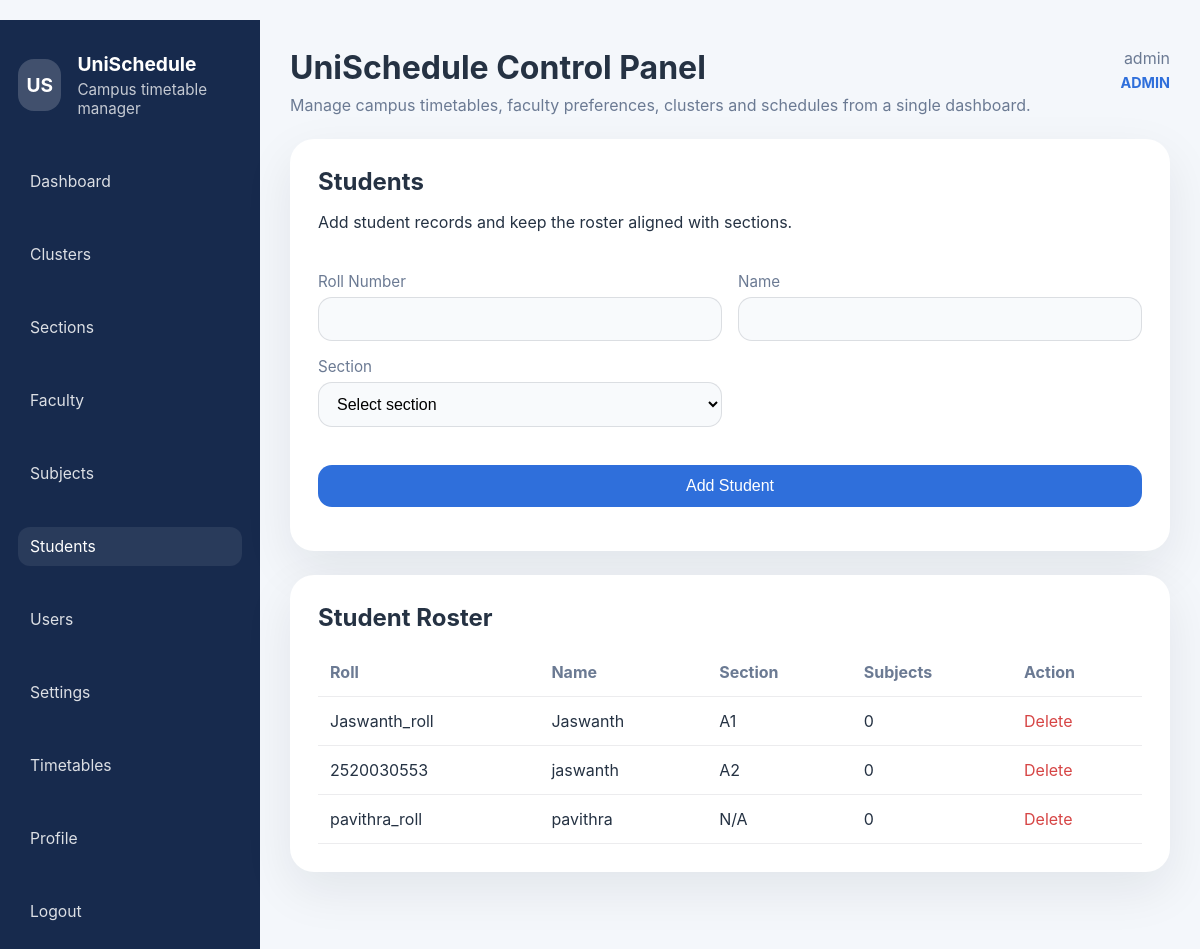
/students (signed in), run on the app's committed database.
### app.py (models this page shows, shortened)
class User(UserMixin, db.Model):
    id = db.Column(db.Integer, primary_key=True)
    username = db.Column(db.String(120), unique=True, nullable=False)
    password = db.Column(db.String(255), nullable=False)
    role = db.Column(db.String(20), nullable=False)

class Student(db.Model):
    id = db.Column(db.Integer, primary_key=True)
    roll_number = db.Column(db.String(80), unique=True)
    name = db.Column(db.String(120), nullable=False)
    section_id = db.Column(db.Integer, db.ForeignKey('section.id'))
    section = db.relationship('Section', back_populates='students')
    subjects = db.relationship('Subject', secondary=student_subject, back_populates='students')

class Section(db.Model):
    id = db.Column(db.Integer, primary_key=True)
    name = db.Column(db.String(40), unique=True, nullable=False)
    cluster_id = db.Column(db.Integer, db.ForeignKey('cluster.id'))
    subjects = db.relationship('Subject', secondary=section_subject, back_populates='sections')
    students = db.relationship('Student', back_populates='section', lazy=True)

### app.py (the view, shortened to what this page needs)
@app.route('/students', methods=['GET', 'POST'])
@login_required
def manage_students():
    if not admin_only():
        flash('Unauthorized access.', 'danger')
        return redirect(url_for('dashboard'))
    sections = Section.query.order_by(Section.name).all()
    students = Student.query.order_by(Student.name).all()
    return render_template('students.html', students=students, sections=sections)

### app.py (called while the page is built)
def admin_only():
    return current_user.is_authenticated and current_user.role == ROLE_ADMIN

@login_manager.user_loader
def load_user(user_id):
    return User.query.get(int(user_id))

@app.context_processor
def inject_user_roles():
    return {
        'role_admin': ROLE_ADMIN,
        'role_student': ROLE_STUDENT
    }

### templates/students.html (shortened to what this page needs)
{% extends 'base.html' %}
{% block content %}
<div class="panel">
    <div class="panel-header">
        <div>
            <h2>Students</h2>
            <p>Add student records and keep the roster aligned with sections.</p>
        </div>
    </div>
    <form method="post" class="form-panel">
        <div class="form-grid">
            <div>
                <label>Roll Number</label>
                <input type="text" name="roll" required>
            </div>
            <div>
                <label>Name</label>
                <input type="text" name="name" required>
            </div>
            <div>
                <label>Section</label>
                <select name="section_id" required>
                    <option value="">Select section</option>
                </select>
            </div>
        </div>
        <button class="primary">Add Student</button>
    </form>
</div>
<div class="panel">
    <h2>Student Roster</h2>
    <table>
        <thead><tr><th>Roll</th><th>Name</th><th>Section</th><th>Subjects</th><th>Action</th></tr></thead>
        <tbody>
        {% for student in students %}
            <tr>
                <td>{{ student.roll_number }}</td>
                <td>{{ student.name }}</td>
                <td>{{ student.section.name if student.section else 'N/A' }}</td>
                <td>{{ student.subjects|length }}</td>
                <td><a class="danger" href="{{ url_for('delete_student', student_id=student.id) }}">Delete</a></td>
            </tr>
        {% else %}
            <tr><td colspan="5">No students available yet.</td></tr>
        {% endfor %}
        </tbody>
    </table>
</div>
{% endblock %}

### templates/base.html (shortened to what this page needs)
﻿<!doctype html>
<html lang="en">
<head>
    <link rel="stylesheet" href="/static/style.css">
</head>
<body>
    <div class="app-shell">
        <aside class="sidebar">
            <div class="brand-block">
                <div class="brand-logo">US</div>
                <div>
                    <div class="brand-title">UniSchedule</div>
                    <div class="brand-tag">Campus timetable manager</div>
                </div>
            </div>
            <nav class="nav-list">
                {% if current_user.is_authenticated %}
                    <a href="{{ url_for('dashboard') }}">Dashboard</a>
                    {% if current_user.role == role_admin %}
                        <a href="{{ url_for('manage_clusters') }}">Clusters</a>
                        <a href="{{ url_for('manage_sections') }}">Sections</a>
                        <a href="{{ url_for('manage_faculty') }}">Faculty</a>
                        <a href="{{ url_for('manage_subjects') }}">Subjects</a>
                        <a href="{{ url_for('manage_students') }}">Students</a>
                        <a href="{{ url_for('manage_users') }}">Users</a>
                        <a href="{{ url_for('settings_page') }}">Settings</a>
                    {% elif current_user.role == role_student %}
                        <a href="{{ url_for('student_portal') }}">Student Portal</a>
                        <a href="{{ url_for('choose_section') }}">Choose Section</a>
                        <a href="{{ url_for('choose_subjects') }}">Choose Subjects</a>
                    {% endif %}
                    <a href="{{ url_for('view_timetables') }}">Timetables</a>
                    <a href="{{ url_for('profile') }}">Profile</a>
                    <a href="{{ url_for('logout') }}" class="danger-link">Logout</a>
                {% else %}
                    <a href="{{ url_for('login') }}">Login</a>
                    <a href="{{ url_for('register') }}">Register</a>
                {% endif %}
            </nav>
        </aside>
        <main class="main-content">
            <header class="main-header">
                <div class="header-left">
                    <h1>UniSchedule Control Panel</h1>
                    <p>Manage campus timetables, faculty preferences, clusters and schedules from a single dashboard.</p>
                </div>
                {% if current_user.is_authenticated %}
                <div class="header-user">
                    <span>{{ current_user.username }}</span>
                    <span class="user-role">{{ current_user.role }}</span>
                </div>
                {% endif %}
            </header>
            <div class="content-area">
                {% block content %}{% endblock %}
            </div>
        </main>
    </div>
</body>
</html>

### static/style.css (style rules this page uses)
:root { --bg: #f4f7fb; --surface: #ffffff; --primary: #2f6fdb; --primary-dark: #254fcc; --success: #1e9a3a; --danger: #d64545; --text: #253243; --muted: #6b7a93; }
body { margin: 0; font-family: Inter, system-ui, -apple-system, BlinkMacSystemFont, "Segoe UI", sans-serif; background: var(--bg); color: var(--text); }
.app-shell { display: grid; grid-template-columns: 260px minmax(0, 1fr); min-height: 100vh; }
.sidebar { padding: 32px 18px; background: #172a4d; color: white; }
.brand-block { display: flex; gap: 16px; align-items: center; margin-bottom: 32px; }
.brand-logo { width: 52px; height: 52px; border-radius: 16px; background: rgba(255,255,255,.18); display: grid; place-items: center; font-size: 1.2rem; font-weight: 700; }
.brand-title { font-size: 1.2rem; font-weight: 700; margin-bottom: 4px; }
.brand-tag { color: rgba(255,255,255,.75); font-size: 0.95rem; }
.nav-list { display: grid; gap: 10px; }
.nav-list a { display: block; padding: 11px 14px; color: rgba(255,255,255,.9); border-radius: 14px; text-decoration: none; font-size: 0.98rem; }
.nav-list a:hover, .nav-list a.active { background: rgba(255, 255, 255, .12); }
.danger-link { color: var(--danger); }
.main-content { padding: 28px 30px 36px; background: var(--bg); }
.main-header { display: flex; justify-content: space-between; align-items: flex-start; gap: 24px; margin-bottom: 24px; }
.header-left h1 { margin: 0 0 8px; }
.header-left p { margin: 0; color: var(--muted); }
.header-user { display: flex; flex-direction: column; gap: 6px; align-items: flex-end; color: var(--muted); }
.user-role { font-size: 0.9rem; color: var(--primary); font-weight: 700; }
.content-area { max-width: 1180px; margin: 0 auto; }
.sidebar nav a { display: block; margin: 12px 0; color: rgba(255,255,255,.85); text-decoration: none; padding: 10px 12px; border-radius: 12px; }
.sidebar nav a:hover, .sidebar nav a.active { background: rgba(255,255,255,.08); color: white; }
.panel { background: var(--surface); border-radius: 24px; padding: 28px; margin-bottom: 24px; box-shadow: 0 18px 50px rgba(15, 23, 42, .08); }
h1, h2, h3 { margin: 0 0 16px; }
.panel-header { display: flex; align-items: center; justify-content: space-between; gap: 16px; margin-bottom: 24px; }
.panel-header h2 { margin-bottom: 6px; }
.form-row, .form-grid { display: grid; gap: 16px; margin-bottom: 18px; }
.form-grid { grid-template-columns: repeat(2, minmax(0, 1fr)); }
label { display: block; font-size: 0.95rem; margin-bottom: 6px; color: var(--muted); }
input, select { width: 100%; padding: 12px 14px; border: 1px solid rgba(15,23,42,.12); border-radius: 14px; background: #f8fafc; font-size: 1rem; }
.form-panel { display: grid; gap: 20px; }
button, a.primary, a.secondary { border: none; border-radius: 14px; padding: 12px 20px; font-size: 1rem; cursor: pointer; text-align: center; display: inline-flex; align-items: center; justify-content: center; }
button.primary, a.primary { background: var(--primary); color: white; }
table { width: 100%; border-collapse: collapse; }
th, td { text-align: left; padding: 14px 12px; border-bottom: 1px solid rgba(15, 23, 42, .08); }
th { color: var(--muted); }
a.danger { color: var(--danger); text-decoration: none; }

### data on the page
User: username "admin", role "ADMIN"
Student: roll_number "Jaswanth_roll", name "Jaswanth", section "A1", subjects|length "0"
Student: roll_number "2520030553", name "jaswanth", section "A2", subjects|length "0"
Student: roll_number "pavithra_roll", name "pavithra", section "N/A", subjects|length "0"
